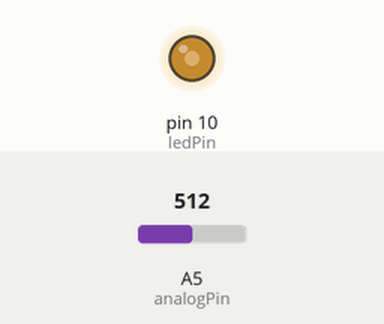
Bench run of a sketch on a simulated Arduino Uno, built with avr-gcc and run on an emulated ATmega328P. Parts: output pins drawn as LEDs (lit = HIGH). Inputs (shaded band) come from the test bench; at power-on: A5 (analogPin) = 512.

Above: at 1.8 s.
1.9 s: A5 (analogPin) set to 716
At 3.2 s:
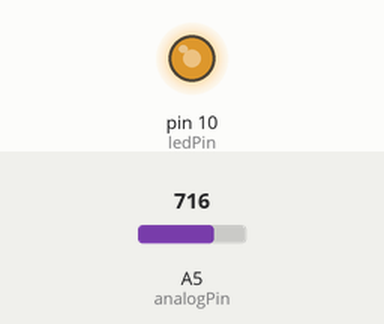
3.5 s: A5 (analogPin) set to 900
At 4.9 s:
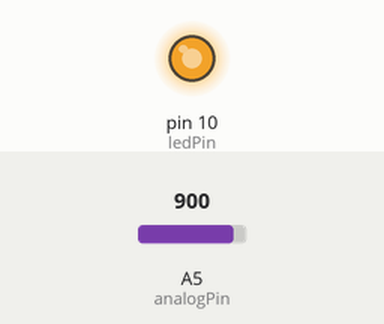
5.5 s: A5 (analogPin) set to 122
At 6.4 s:
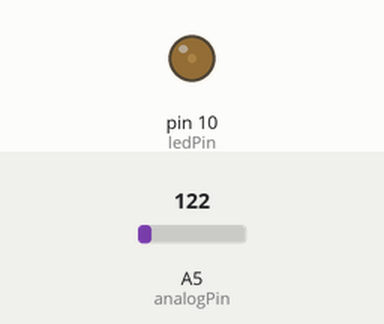
7.5 s: A5 (analogPin) set to 0
At 9.2 s:
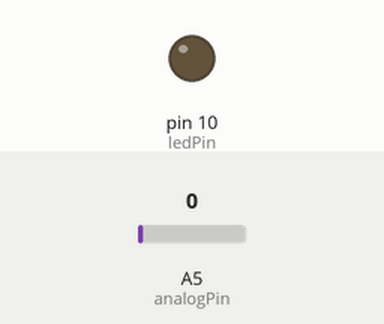
Timing chart, 0 to 10.5 s (numbered marks = the images above; inputs shaded):
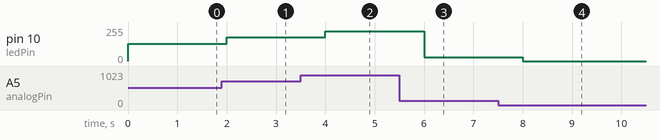

Measured:
- after the input at 1.9 s, pin 10 (ledPin): 128/255 → 179/255 after 0.10 s
- after the input at 3.5 s, pin 10 (ledPin): 179/255 → 225/255 after 0.50 s
- after the input at 5.5 s, pin 10 (ledPin): 225/255 → 30/255 after 0.50 s
- after the input at 7.5 s, pin 10 (ledPin): 30/255 → 0/255 after 0.50 s

The sketch:

analog.ino
```cpp
int analogPin = 5;
int ledPin = 10;
int val = 0;

void setup() {
  // put your setup code here, to run once:
  Serial.begin(115200);
  pinMode(ledPin, OUTPUT);
}

void loop() {
  // put your main code here, to run repeatedly:
  val = analogRead(analogPin);
  analogWrite(ledPin, val>>2);
  delay(1000);
}
```
